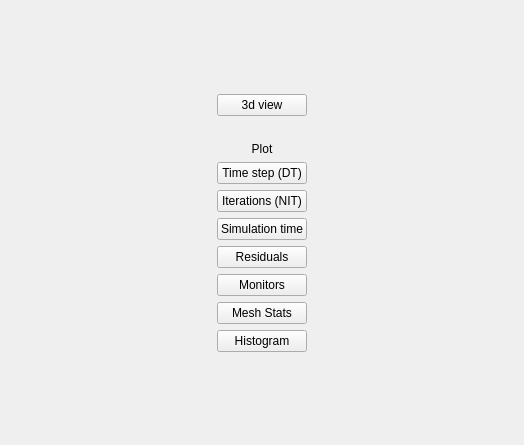
<?xml version="1.0" encoding="UTF-8"?>
<ui version="4.0">
 <class>graphics_tab</class>
 <widget class="QWidget" name="graphics_tab">
  <property name="geometry">
   <rect>
    <x>0</x>
    <y>0</y>
    <width>524</width>
    <height>445</height>
   </rect>
  </property>
  <property name="sizePolicy">
   <sizepolicy hsizetype="Preferred" vsizetype="Preferred">
    <horstretch>2</horstretch>
    <verstretch>0</verstretch>
   </sizepolicy>
  </property>
  <property name="minimumSize">
   <size>
    <width>20</width>
    <height>0</height>
   </size>
  </property>
  <property name="accessibleName">
   <string>graphics_tab</string>
  </property>
  <layout class="QGridLayout" name="gridLayout_graphics_tab">
   <property name="leftMargin">
    <number>0</number>
   </property>
   <property name="topMargin">
    <number>0</number>
   </property>
   <property name="rightMargin">
    <number>0</number>
   </property>
   <property name="bottomMargin">
    <number>0</number>
   </property>
   <item row="8" column="1">
    <widget class="QPushButton" name="pushbutton_residuals">
     <property name="sizePolicy">
      <sizepolicy hsizetype="Preferred" vsizetype="Fixed">
       <horstretch>0</horstretch>
       <verstretch>0</verstretch>
      </sizepolicy>
     </property>
     <property name="text">
      <string>Residuals</string>
     </property>
     <property name="icon">
      <iconset>
       <normaloff>../images/timeline.svg</normaloff>../images/timeline.svg</iconset>
     </property>
    </widget>
   </item>
   <item row="7" column="1">
    <widget class="QPushButton" name="pushbutton_walltime">
     <property name="sizePolicy">
      <sizepolicy hsizetype="Preferred" vsizetype="Fixed">
       <horstretch>0</horstretch>
       <verstretch>0</verstretch>
      </sizepolicy>
     </property>
     <property name="text">
      <string>Simulation time</string>
     </property>
     <property name="icon">
      <iconset>
       <normaloff>../images/timeline.svg</normaloff>../images/timeline.svg</iconset>
     </property>
    </widget>
   </item>
   <item row="1" column="1">
    <widget class="QPushButton" name="pushbutton_vtk">
     <property name="sizePolicy">
      <sizepolicy hsizetype="Preferred" vsizetype="Fixed">
       <horstretch>0</horstretch>
       <verstretch>0</verstretch>
      </sizepolicy>
     </property>
     <property name="text">
      <string>3d view</string>
     </property>
     <property name="icon">
      <iconset>
       <normaloff>../images/geometry.svg</normaloff>../images/geometry.svg</iconset>
     </property>
    </widget>
   </item>
   <item row="10" column="1">
    <widget class="QPushButton" name="pushbutton_mesh_stats">
     <property name="text">
      <string>Mesh Stats</string>
     </property>
     <property name="icon">
      <iconset>
       <normaloff>../images/bar_chart.svg</normaloff>../images/bar_chart.svg</iconset>
     </property>
    </widget>
   </item>
   <item row="6" column="1">
    <widget class="QPushButton" name="pushbutton_nit">
     <property name="sizePolicy">
      <sizepolicy hsizetype="Preferred" vsizetype="Fixed">
       <horstretch>0</horstretch>
       <verstretch>0</verstretch>
      </sizepolicy>
     </property>
     <property name="text">
      <string>Iterations (NIT)</string>
     </property>
     <property name="icon">
      <iconset>
       <normaloff>../images/timeline.svg</normaloff>../images/timeline.svg</iconset>
     </property>
    </widget>
   </item>
   <item row="8" column="0">
    <spacer name="horizontalSpacer">
     <property name="orientation">
      <enum>Qt::Horizontal</enum>
     </property>
     <property name="sizeHint" stdset="0">
      <size>
       <width>100</width>
       <height>20</height>
      </size>
     </property>
    </spacer>
   </item>
   <item row="3" column="1">
    <spacer name="verticalSpacer_3">
     <property name="orientation">
      <enum>Qt::Vertical</enum>
     </property>
     <property name="sizeType">
      <enum>QSizePolicy::Maximum</enum>
     </property>
     <property name="sizeHint" stdset="0">
      <size>
       <width>20</width>
       <height>20</height>
      </size>
     </property>
    </spacer>
   </item>
   <item row="5" column="1">
    <widget class="QPushButton" name="pushbutton_dt">
     <property name="sizePolicy">
      <sizepolicy hsizetype="Preferred" vsizetype="Fixed">
       <horstretch>0</horstretch>
       <verstretch>0</verstretch>
      </sizepolicy>
     </property>
     <property name="text">
      <string>Time step (DT)</string>
     </property>
     <property name="icon">
      <iconset>
       <normaloff>../images/timeline.svg</normaloff>../images/timeline.svg</iconset>
     </property>
    </widget>
   </item>
   <item row="9" column="1">
    <widget class="QPushButton" name="pushbutton_monitors">
     <property name="text">
      <string>Monitors</string>
     </property>
     <property name="icon">
      <iconset>
       <normaloff>../images/timeline.svg</normaloff>../images/timeline.svg</iconset>
     </property>
    </widget>
   </item>
   <item row="12" column="1">
    <spacer name="verticalSpacer_2">
     <property name="orientation">
      <enum>Qt::Vertical</enum>
     </property>
     <property name="sizeHint" stdset="0">
      <size>
       <width>20</width>
       <height>40</height>
      </size>
     </property>
    </spacer>
   </item>
   <item row="4" column="1">
    <widget class="QLabel" name="label">
     <property name="styleSheet">
      <string notr="true">background-color:None;</string>
     </property>
     <property name="text">
      <string>Plot</string>
     </property>
     <property name="alignment">
      <set>Qt::AlignCenter</set>
     </property>
    </widget>
   </item>
   <item row="0" column="1">
    <spacer name="verticalSpacer">
     <property name="orientation">
      <enum>Qt::Vertical</enum>
     </property>
     <property name="sizeHint" stdset="0">
      <size>
       <width>20</width>
       <height>40</height>
      </size>
     </property>
    </spacer>
   </item>
   <item row="8" column="2">
    <spacer name="horizontalSpacer_2">
     <property name="orientation">
      <enum>Qt::Horizontal</enum>
     </property>
     <property name="sizeHint" stdset="0">
      <size>
       <width>100</width>
       <height>20</height>
      </size>
     </property>
    </spacer>
   </item>
   <item row="11" column="1">
    <widget class="QPushButton" name="pushbutton_histogram">
     <property name="text">
      <string>Histogram</string>
     </property>
     <property name="icon">
      <iconset>
       <normaloff>../images/bar_chart.svg</normaloff>../images/bar_chart.svg</iconset>
     </property>
    </widget>
   </item>
  </layout>
 </widget>
 <resources/>
 <connections/>
</ui>
